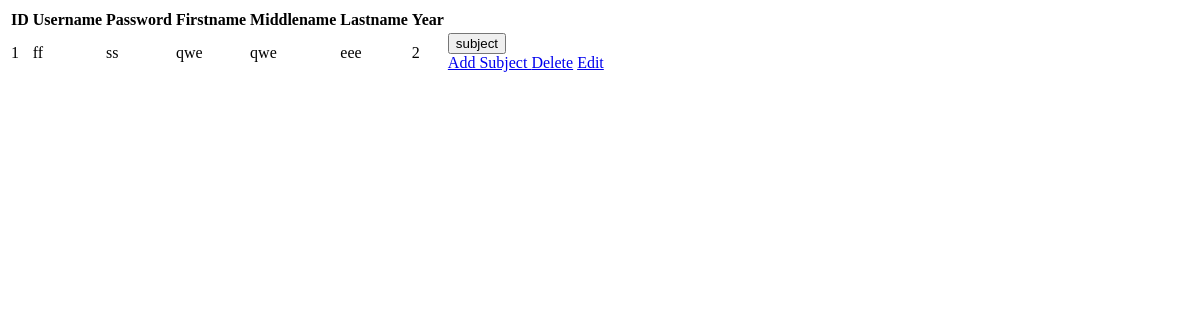
The page /prof_records.php on the database as committed earlier.
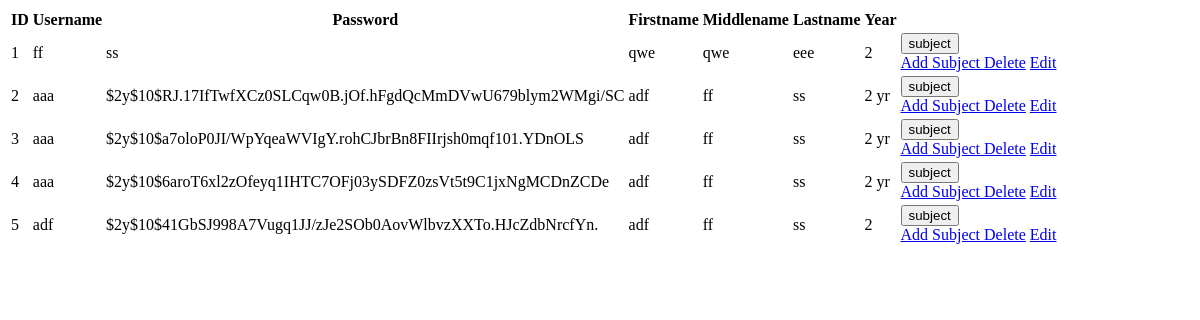
The same page on the database as committed later.
### tables this page shows
CREATE TABLE `professor` (
  `ID` int(6) NOT NULL,
  `Username` varchar(20) NOT NULL,
  `Password` varchar(255) NOT NULL,
  `Firstname` varchar(20) NOT NULL,
  `Middlename` varchar(20) NOT NULL,
  `Lastname` varchar(20) NOT NULL,
  `Year` varchar(20) NOT NULL,
  `DateTimeCreated` datetime NOT NULL DEFAULT current_timestamp(),
  `DateTImeUpdated` datetime NOT NULL DEFAULT current_timestamp()
);

### prof_records.php (the view, shortened to what this page needs)
<!DOCTYPE html>
<html lang="en">
<head>
</head>
<body>
<table class="table">
                    <thead>
                        <tr>
                            <th>ID</th>
                            <th>Username</th>
                            <th>Password</th>
                            <th>Firstname</th>
                            <th>Middlename</th>
                            <th>Lastname</th>
                            <th>Year</th>
                        </tr>
                    </thead>
                    <tbody>
                        <?php
                        include ('connection.php');
                        $Query = "SELECT * FROM professor";
                        $sql = mysqli_query($conn,$Query);
                        if($rows = mysqli_num_rows($sql)> 0 ){
                            while($rows = mysqli_fetch_array($sql)){
                        ?>
                        <tr>
                        <td><?php echo $rows['ID'];?></td>
                        <td><?php echo $rows['Username'];?></td>
                        <td><?php echo $rows['Password'];?></td>
                        <td><?php echo $rows['Firstname'];?></td>
                        <td><?php echo $rows['Middlename'];?></td>
                        <td><?php echo $rows['Lastname'];?></td>
                        <td><?php echo $rows['Year'];?></td>
                        <td>
                            <form action="try.php" method="POST">
                                <input type="submit" name="subject" value="subject">
                            </form>
                            <a href="try.php?id=<?php echo $rows['ID'];?>" name="subject" class="badge badge-info">Add Subject </a>
                            <a href="delete.php?id=<?php echo $rows['ID']?>" class="badge badge-danger">Delete</a>
                            <a href="edit.php?id=<?php echo $rows['ID']?>" class="badge badge-sucess"> Edit </a>
                        </td>
                        </tr>
                        <?php
                            }
                        }
                        ?>
                    </tbody>
                </table>
</body>
</html>

Rows that differ between the two databases and show on the page:
added professor: ID "2", Username "aaa", Password "$2y$10$RJ.17IfTwfXCz0SLCqw0B.jOf.hFgdQcMmDVwU679blym2WMgi/SC", Firstname "adf", Middlename "ff", Lastname "ss", Year "2 yr"
added professor: ID "3", Username "aaa", Password "$2y$10$a7oloP0JI/WpYqeaWVIgY.rohCJbrBn8FIIrjsh0mqf101.YDnOLS", Firstname "adf", Middlename "ff", Lastname "ss", Year "2 yr"
added professor: ID "4", Username "aaa", Password "$2y$10$6aroT6xl2zOfeyq1IHTC7OFj03ySDFZ0zsVt5t9C1jxNgMCDnZCDe", Firstname "adf", Middlename "ff", Lastname "ss", Year "2 yr"
added professor: ID "5", Username "adf", Password "$2y$10$41GbSJ998A7Vugq1JJ/zJe2SOb0AovWlbvzXXTo.HJcZdbNrcfYn.", Firstname "adf", Middlename "ff", Lastname "ss", Year "2"
